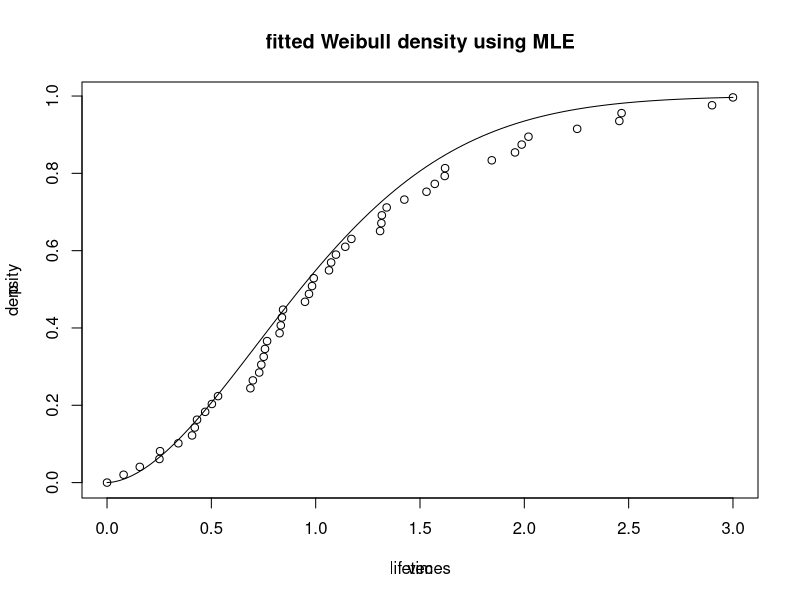
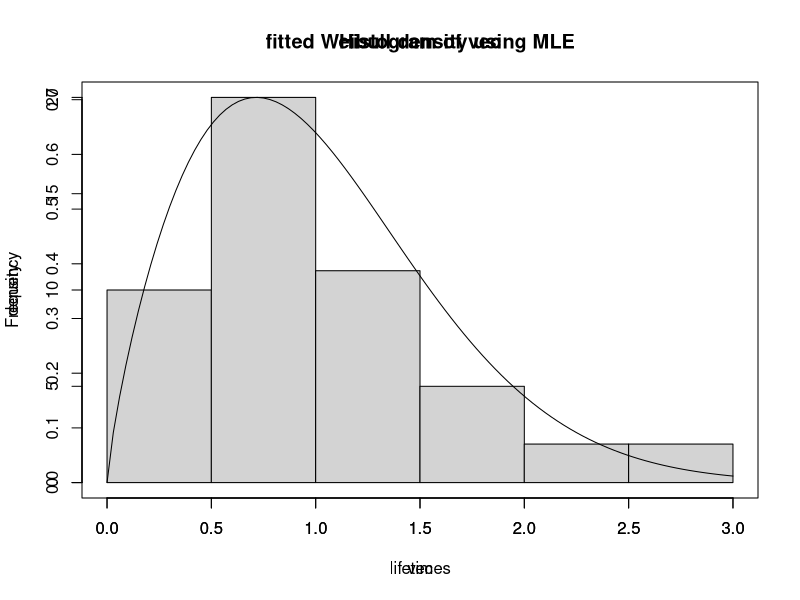

Write R code to recreate these figures, in order.
set.seed(1234)

alpha = 1.5   # shape
beta = 1    # scale	

n = 50
x=c(0.0807362,0.147014,0.211721,0.290214,0.292867,0.365921,0.420821,0.431629,0.440675,0.473263,0.500056,0.524718,0.654139,0.663968,0.689502,0.697818,0.707392,0.712452,0.720935,0.770856,0.775773,0.780275,0.784847,0.872561,0.88858,0.900682,0.907473,0.968562,0.977094,0.99633,1.03369,1.05816,1.17297,1.17814,1.17994,1.19921,1.26996,1.35861,1.39173,1.43148,1.43293,1.61969,1.71256,1.7394,1.76644,1.96121,2.12992,2.13882,2.50073,2.58441)
y=sort(x, decreasing = FALSE)
l<-length(y)
k=head(y,30)
m<-length(k)
T<-1
logL = function(x){
     -sum((pweibull(k, shape = x[1], scale = x[2], log = TRUE)))*(-dweibull(T, shape = x[1], scale = x[2], log = TRUE))**(l-m)
}

y.mle = nlm(logL, c(shape = 0.1, scale = 0.1), hessian = TRUE)
y.mle

vec<-y
weibull_loglik=function(parm){
n<-length(vec)
gamma<-parm[1]
lambda<-parm[2]
loglik<-n*gamma*log(lambda)+n*log(gamma)+(gamma-1)*sum(log(vec))-sum((vec*lambda)^gamma)
return(-loglik)}
weibull<-nlm(weibull_loglik,parm<-c(1,1), hessian=TRUE)
l<-c(0.,0.061,0.122,0.183,0.244,0.305,0.366,0.427,0.488,0.549,0.61,0.671,0.732,0.793,0.854,0.915,0.976,1.037,1.098,1.159,1.22,1.281,1.342,1.403,1.464,1.525,1.586,1.647,1.708,1.769,1.83,1.891,1.952,2.013,2.074,2.135,2.196,2.257,2.318,2.379,2.44,2.501,2.562,2.623,2.684,2.745,2.806,2.867,2.928,2.989)
# pdf and cdf plots fitted weibull model
p<-c(1/50,1/25,3/50,2/25,1/10,3/25,7/50,4/25,9/50,1/5,11/50,6/25,13/50,7/25,3/10,8/25,17/50,9/25,19/50,2/5,21/50,11/25,23/50,12/25,1/2,13/25,27/50,14/25,29/50,3/5,31/50,16/25,33/50,17/25,7/10,18/25,37/50,19/25,39/50,4/5,41/50,21/25,43/50,22/25,9/10,23/25,47/50,24/25,49/50,1)
plot(vec,p,axes=FALSE)
par(new=TRUE)
plot(function(l) pweibull(l, shape = weibull$estimate[1], 
      scale = 1/weibull$estimate[2]), 0, 3, xlab = "lifetimes", 
      ylab = "density", main = "fitted Weibull density using MLE")
hist(vec)
par(new=TRUE)
plot(function(vec) dweibull(vec, shape = weibull$estimate[1], 
      scale = 1/weibull$estimate[2]), 0, 3, xlab = "lifetimes", 
      ylab = "density", main = "fitted Weibull density using MLE")

